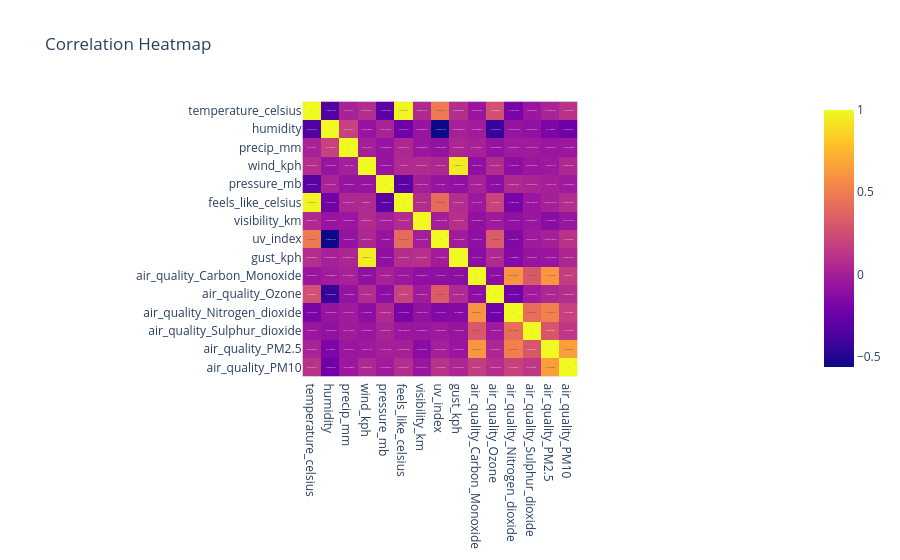

Here is the notebook cell this chart was saved with:
### Markdown cell above
### Correlations

### Code cell
# Correlation analysis and heatmap
corr_matrix = df[num_cols].corr()
fig = px.imshow(corr_matrix, text_auto=True, title='Correlation Heatmap')
fig.show()
print('Strong correlations (>0.7):')
for i in range(len(corr_matrix)):
    for j in range(i+1, len(corr_matrix)):
        if abs(corr_matrix.iloc[i,j]) > 0.7:
            print(f'{corr_matrix.index[i]} - {corr_matrix.columns[j]}: {corr_matrix.iloc[i,j]:.3f}')

### Figure 1 — Plotly figure (JSON) as saved in the notebook; plotly's stock layout.template omitted (floating-point values rounded to 4 significant figures; data arrays with more than 128 entries replaced by an {"elided": "..."} marker saying what was removed)
{"data": [{"coloraxis": "coloraxis", "hovertemplate": "x: %{x}<br>y: %{y}<br>color: %{z}<extra></extra>", "name": "0", "texttemplate": "%{z}", "type": "heatmap", "x": ["temperature_celsius", "humidity", "precip_mm", "wind_kph", "pressure_mb", "feels_like_celsius", "visibility_km", "uv_index", "gust_kph", "air_quality_Carbon_Monoxide", "air_quality_Ozone", "air_quality_Nitrogen_dioxide", "air_quality_Sulphur_dioxide", "air_quality_PM2.5", "air_quality_PM10"], "xaxis": "x", "y": ["temperature_celsius", "humidity", "precip_mm", "wind_kph", "pressure_mb", "feels_like_celsius", "visibility_km", "uv_index", "gust_kph", "air_quality_Carbon_Monoxide", "air_quality_Ozone", "air_quality_Nitrogen_dioxide", "air_quality_Sulphur_dioxide", "air_quality_PM2.5", "air_quality_PM10"], "yaxis": "y", "z": {"elided": "15x15 float values"}}], "layout": {"coloraxis": {"colorscale": [[0, "#0d0887"], [0.1111, "#46039f"], [0.2222, "#7201a8"], [0.3333, "#9c179e"], [0.4444, "#bd3786"], [0.5556, "#d8576b"], [0.6667, "#ed7953"], [0.7778, "#fb9f3a"], [0.8889, "#fdca26"], [1, "#f0f921"]]}, "title": {"text": "Correlation Heatmap"}, "xaxis": {"anchor": "y", "constrain": "domain", "domain": [0, 1], "scaleanchor": "y"}, "yaxis": {"anchor": "x", "autorange": "reversed", "constrain": "domain", "domain": [0, 1]}}}
